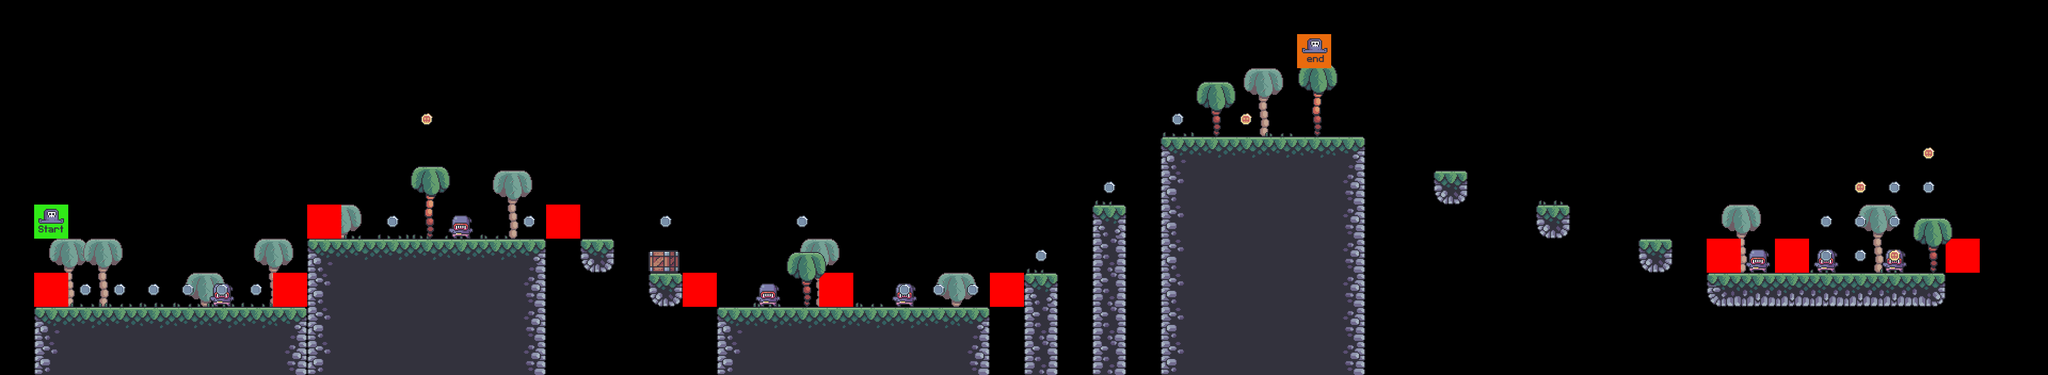

Rendered tile map (Tiled .tmx) drawn with the repository's tilesets; below, a short description and the map source with its tile grids summarised:
An orthogonal 60x11 tile map with 64x64 px tiles, 9 tile layers (Bg_palms, Terrain, Crate, Grass, ...), 7 tilesets.

<map version="1.8" tiledversion="1.8.4" orientation="orthogonal" renderorder="right-down" width="60" height="11" tilewidth="64" tileheight="64" infinite="0" nextlayerid="10" nextobjectid="1">
 <editorsettings>
  <export target="../1/level_1.csv" format="csv" />
 </editorsettings>
 <tileset firstgid="1" source="Terrain.tsx" />
 <tileset firstgid="17" source="Palms.tsx" />
 <tileset firstgid="21" source="Grass.tsx" />
 <tileset firstgid="26" source="Coin.tsx" />
 <tileset firstgid="28" source="crate.tsx" />
 <tileset firstgid="29" source="setup_tiles.tsx" />
 <tileset firstgid="31" source="setup_tile_enemy.tsx" />
 <layer id="3" name="Bg_palms" width="60" height="11">
  <data>[660 cells, 11 non-empty, 1 distinct tile ids]</data>
 </layer>
 <layer id="1" name="Terrain" width="60" height="11">
  <data>[660 cells, 122 non-empty, 12 distinct tile ids]</data>
 </layer>
 <layer id="4" name="Crate" width="60" height="11">
  <data>[660 cells, 6 non-empty, 2 distinct tile ids]</data>
 </layer>
 <layer id="5" name="Grass" width="60" height="11">
  <data>[660 cells, 23 non-empty, 5 distinct tile ids]</data>
 </layer>
 <layer id="8" name="Enemies" width="60" height="11">
  <data>[660 cells, 7 non-empty, 1 distinct tile ids]</data>
 </layer>
 <layer id="9" name="Constraints" width="60" height="11">
  <data>[660 cells, 10 non-empty, 1 distinct tile ids]</data>
 </layer>
 <layer id="2" name="Fg_palms" width="60" height="11">
  <data>[660 cells, 5 non-empty, 2 distinct tile ids]</data>
 </layer>
 <layer id="6" name="Coin" width="60" height="11">
  <data>[660 cells, 28 non-empty, 2 distinct tile ids]</data>
 </layer>
 <layer id="7" name="Player" width="60" height="11">
  <data>[660 cells, 2 non-empty, 2 distinct tile ids]</data>
 </layer>
</map>
